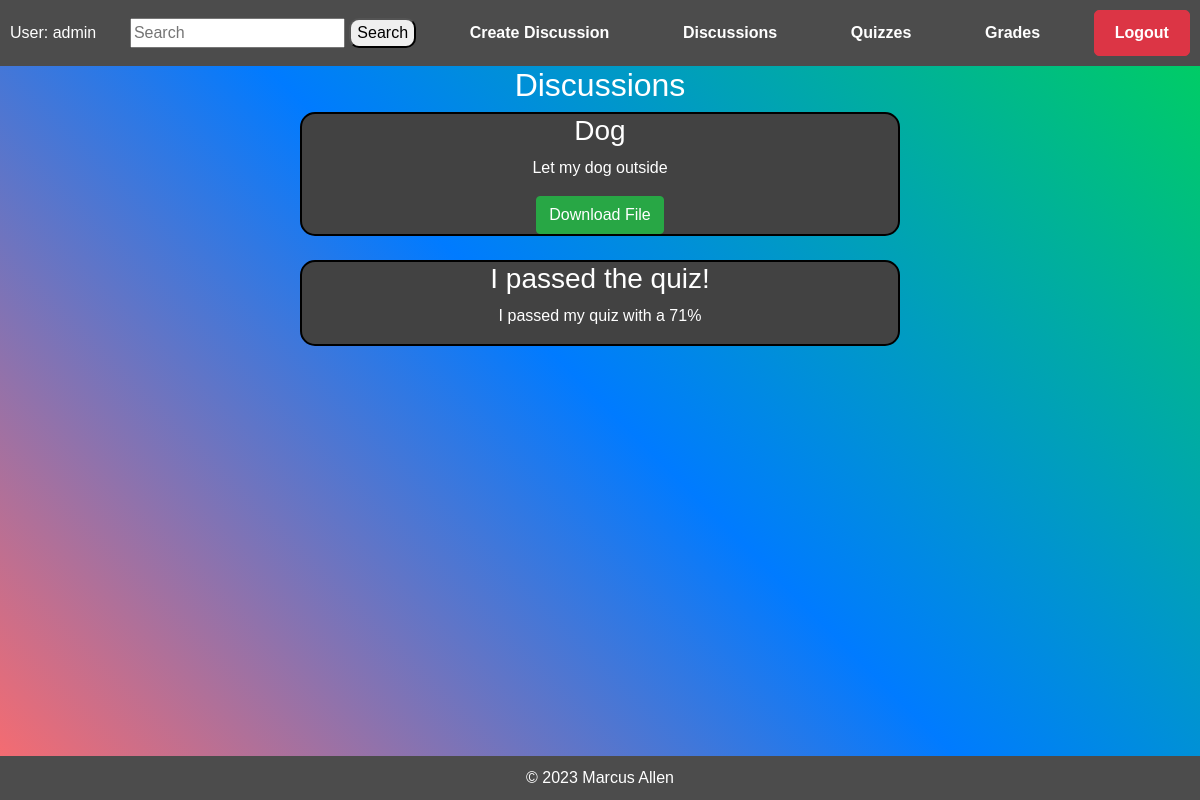
Screenshot of /students/created_discussions/ (signed in) with the database file from the repository.
### teachers/models.py (models this page shows)
class Discussion(models.Model):
    subject = models.CharField(max_length=255)
    message = models.TextField()
    file = models.FileField(upload_to='discussion_files/', null=True, blank=True)
    author = models.ForeignKey(User, on_delete=models.CASCADE)
    parent_post = models.ForeignKey('self', null=True, blank=True, on_delete=models.CASCADE)

### students/views.py (the view)
# urls.py: path('created_discussions/', views.discussions, name='discussions'),
def discussions(request):
    discussions = Discussion.objects.all()
    context = {
        'discussions': discussions,
    }
    return render(request, "students/created_discussions.html", context)

### students/templates/students/created_discussions.html
{% extends "students/index.html" %}
{% block content %}
  <h2>Discussions</h2>
  <div class="existing-discussions">
    {% for discussion in discussions %}
      <div class="discussion text-center" style="border: 2px solid black; border-radius: 15px; background-color: rgb(66, 66, 66); width: 600px;">
        <h3>{{ discussion.subject }}</h3>
        <p>{{ discussion.message }}</p>
        {% if discussion.file %}
          <a href="{{ discussion.file.url }}" class="btn btn-success" download>Download File</a>
        {% endif %}
      </div>
      <br>
    {% empty %}
      <p>No discussions available.</p>
    {% endfor %}
  </div>
{% endblock %}

### students/templates/students/index.html (shortened to what this page needs)
<!DOCTYPE html>
<html lang="en">
<head>
    {% load static %}
    <link rel="stylesheet" href="{% static 'bootstrap_css.css' %}">
</head>
<body>
    <div class="navbar">
        <div>
            User: {{ request.user }}
        </div>
        <div class="search-container">
            <form method="get" action="{% url 'students:search' %}">
                <input type="text" class="search-input" name="search-bar" placeholder="Search">
                <button style="border-radius: 10px;" type="submit">Search</button>
            </form>
        </div>
        <div>
            <a href="{% url 'students:create_discussion' %}" class="cool-link">Create Discussion</a>
        </div>
        <div>
            <a href="{% url 'students:discussions' %}" class="cool-link">Discussions</a>
        </div>
        <div>
            <a href="{% url 'students:quizzes' %}" class="cool-link">Quizzes</a>
        </div>
        <div>
            <a href="{% url 'students:grades' %}" class="cool-link">Grades</a>
        </div>
        <div>
            <a href="{% url 'users:logout_page' %}" class="cool-link btn btn-danger">Logout</a>
        </div>
    </div>
    <div class="container">
        {% block content %}{% endblock %}
    </div>
    <div class="footer">
        &copy; 2023 Marcus Allen
    </div>
</body>
</html>

### students/templates/students/index.html (style rules this page uses)
body { background: linear-gradient(45deg, #ff6b6b, #007BFF, #00d25b); color: #fff; margin: 0; padding: 0; font-family: Arial, sans-serif; display: flex; flex-direction: column; min-height: 100vh; }
.container { flex-grow: 1; display: flex; flex-direction: column; align-items: center; }
.footer { background-color: #4c4c4c; color: #fff; padding: 10px; text-align: center; width: 100%; }
.navbar { background-color: #4c4c4c; color: #fff; padding: 10px; display: flex; justify-content: space-between; align-items: center; }
.container { display: flex; flex-direction: column; align-items: center; }
.cool-link { text-decoration: none; padding: 10px 20px; color: #fff; border-radius: 5px; transition: background-color 0.3s; font-weight: bold; }

### rows the page displays
Discussion: subject "Dog", message "Let my dog outside"
Discussion: subject "I passed the quiz!", message "I passed my quiz with a 71%"

### other values shown
{{ request.user }} "admin"
